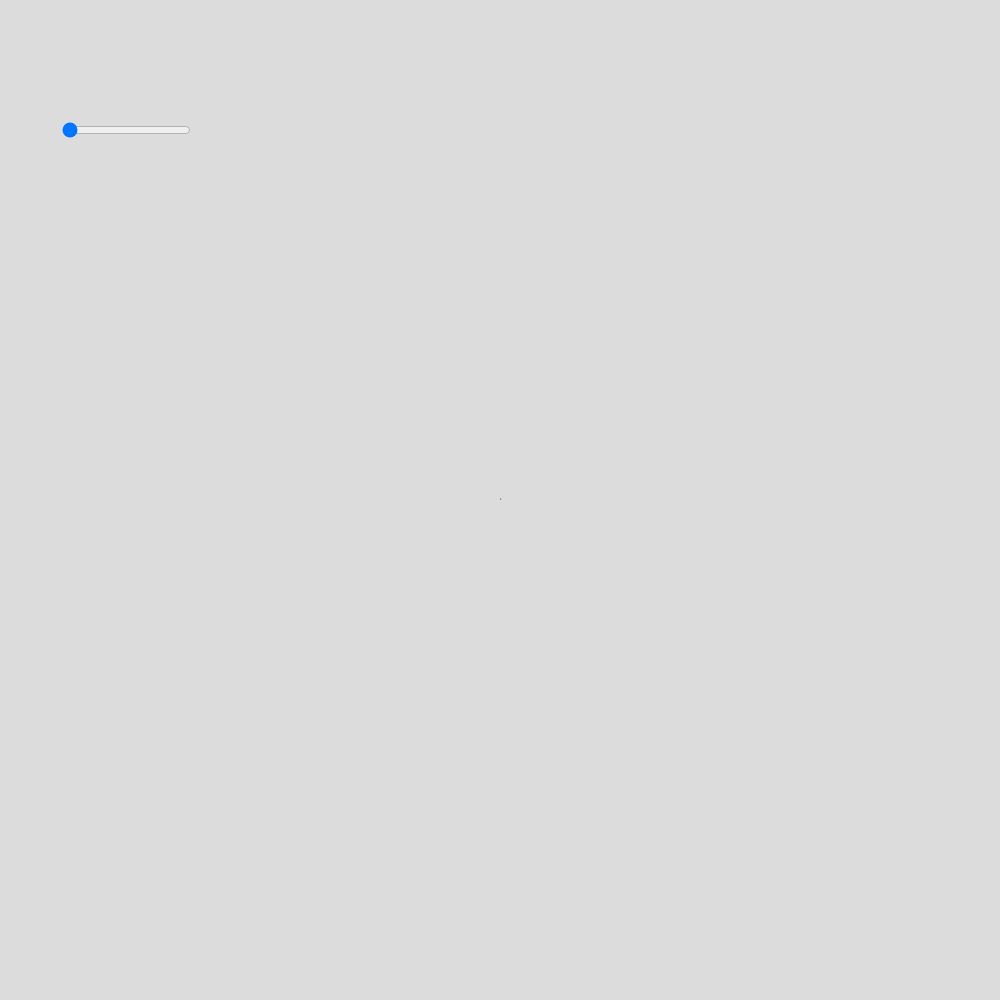
Frame 1 (no input)
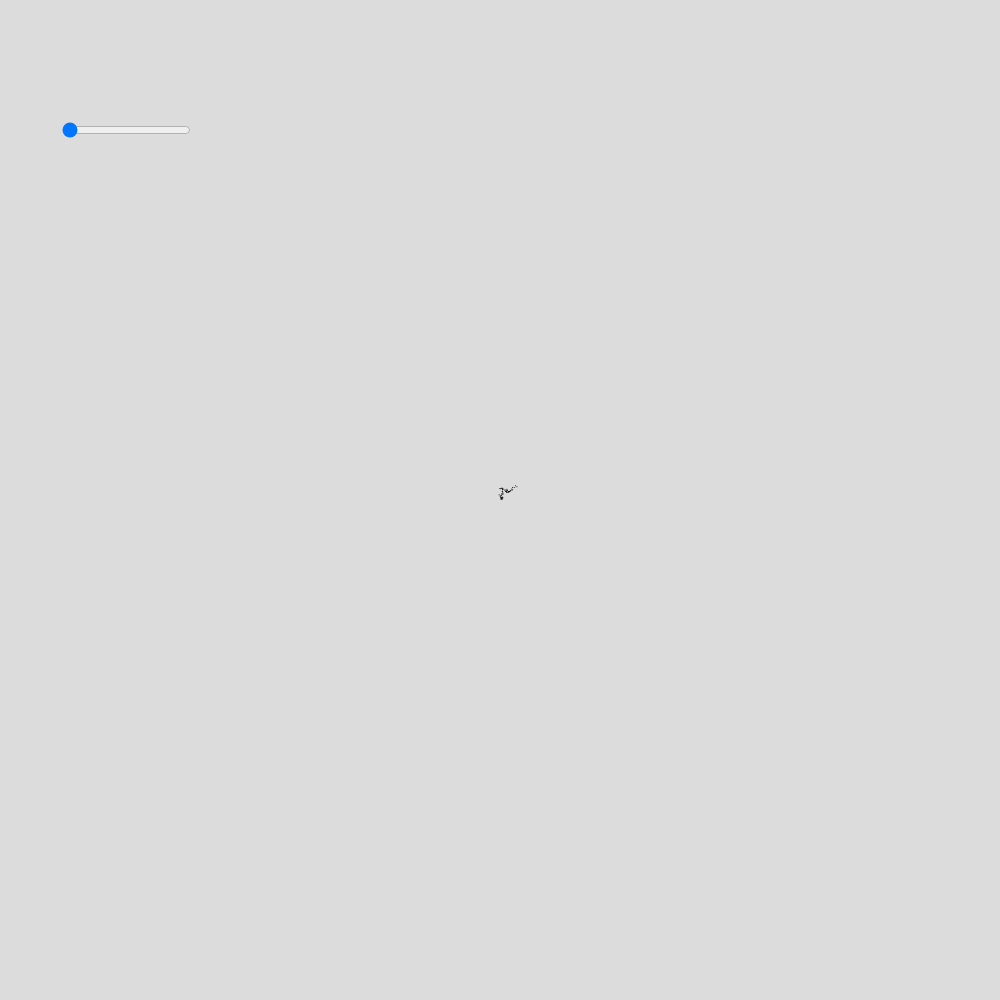
Frame 60 (no input)
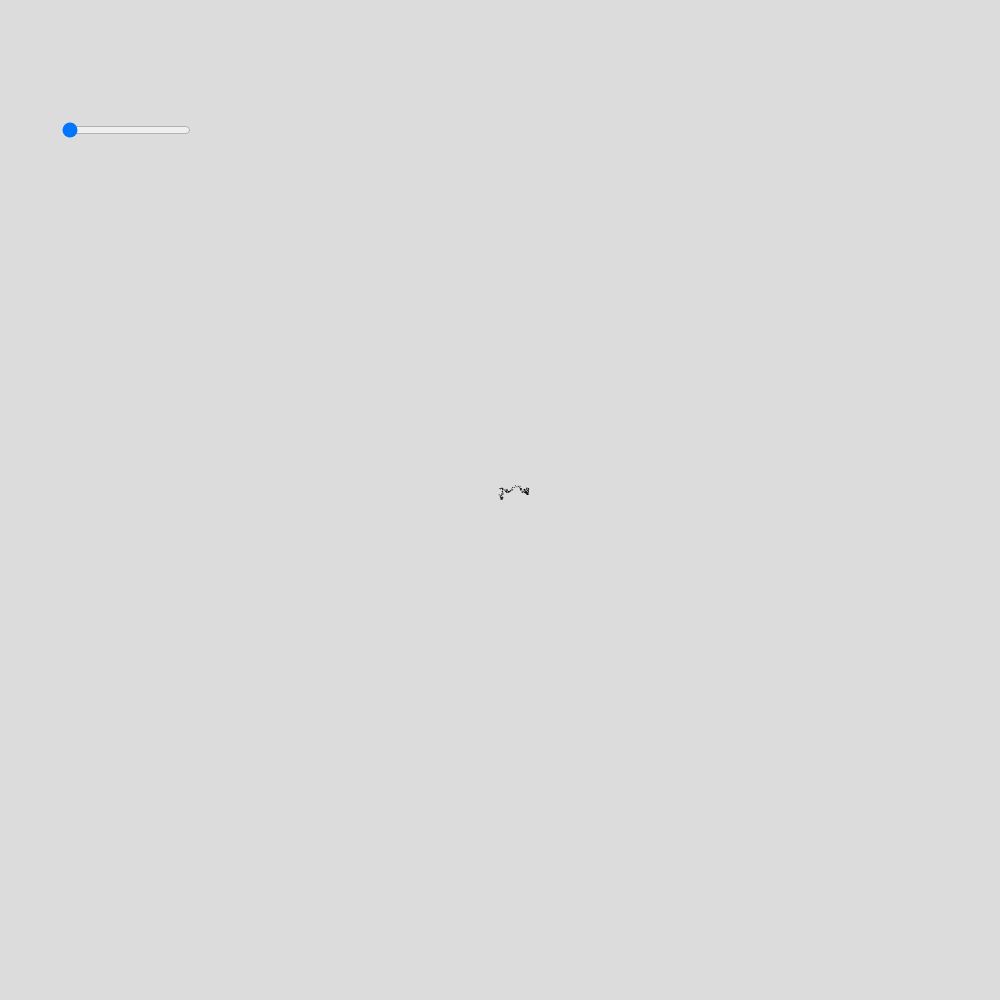
Frame 120 (the mouse pressed at the canvas centre since frame 60)

The p5.js sketch that drew these frames (run headless with seeded random() and noise() and a simulated clock; from frame 60 on, the mouse is pressed at the canvas centre):

// p5.js sketch
// ── sketch.js
// Exercise 0.5
// goal: A Gaussian random walk is defined as one in which
// the step size (how far the object moves in a given direction)
// is generated with a normal distribution. Implement this
// variation of the Walker class.
// Date: 2026-10-14

let walker;
let stepSlider;

function setup() {
  createCanvas(1000, 1000);
  background(220);
  walker = new Walker();

  // sliders
  stepSlider = createSlider(1, 10, 1, 1);
  stepSlider.position(60, 120);
}

function draw() {
  walker.step();
  walker.show();
}

class Walker {
  constructor() {
    this.x = width / 2;
    this.y = height / 2;
  }

  step() {
    let xStep = randomGaussian(0, stepSlider.value());
    let yStep = randomGaussian(0, stepSlider.value());

    this.x += xStep;
    this.y += yStep;
  }

  show() {
    stroke(0);
    point(this.x, this.y);
  }
}
